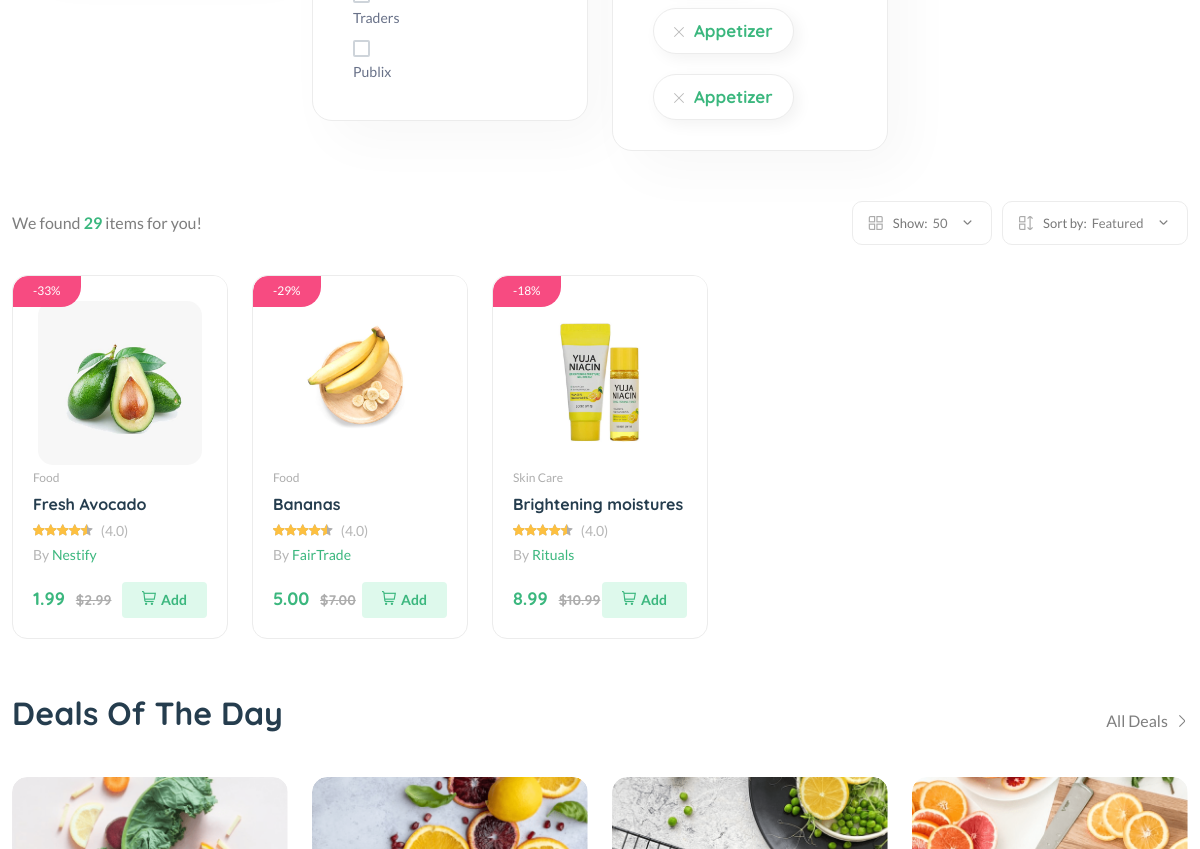
Before: /products/ (middle part) with the older database file.
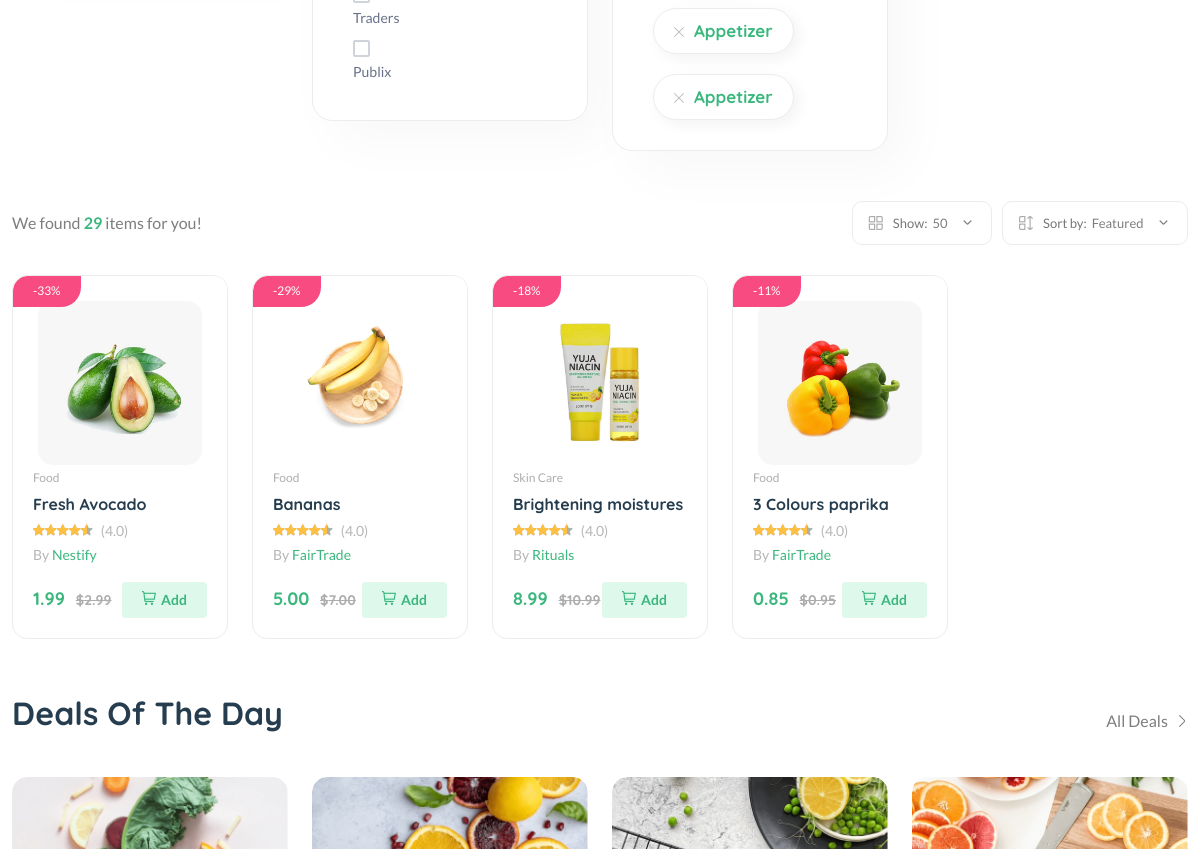
After: the same page with the newer database file.
### core/models.py (models this page shows, shortened)
class Product(models.Model):
    pid = ShortUUIDField(unique=True, length=10, max_length=20, alphabet="abcdefgh12345")
    user = models.ForeignKey(User, on_delete=models.SET_NULL, null=True)
    category = models.ForeignKey(Category, on_delete=models.SET_NULL, null=True, related_name="category")
    vendor = models.ForeignKey(Vendor, on_delete=models.SET_NULL, null=True)
    title = models.CharField(max_length=100, default="Fresh Pear")
    image = models.ImageField(upload_to=user_directory_path, default="product.jpg")
    description = models.TextField(null=True, blank=True, default="This is the product")
    price = models.DecimalField(max_digits=99999999, decimal_places=2, default="1.99")
    old_price = models.DecimalField(max_digits=99999999, decimal_places=2, default="2.99")
    specifications = models.TextField(null=True, blank=True)
    tags = models.ForeignKey(Category, related_name='tags', on_delete=models.SET_NULL, null=True)
    product_status = models.CharField(choices=STATUS, max_length=10, default="in_review")
    status = models.BooleanField(default=True)
    in_stock = models.BooleanField(default=True)
    featured = models.BooleanField(default=True)
    digital = models.BooleanField(default=False)
    sku = ShortUUIDField(unique=True, length=4, max_length=10, prefix="sku", alphabet="1234567890")
    date = models.DateTimeField(auto_now_add=True)
    updated = models.DateTimeField(null=True, blank=True)
    class Meta:
        verbose_name_plural = "Products"
    def get_percentage(self):
        new_price = 100 - (self.price / self.old_price) * 100
        return new_price

class Category(models.Model):
    cid = ShortUUIDField(unique=True, length=10, max_length=20, prefix="cat", alphabet="abcdefgh12345")
    title = models.CharField(max_length=100, default="Food")
    image = models.ImageField(upload_to="category", default="category.jpg")
    class Meta:
        verbose_name_plural = "Categories"

class Vendor(models.Model):
    vid = ShortUUIDField(unique=True, length=10, max_length=20, prefix="ven", alphabet="abcdefgh12345")
    title = models.CharField(max_length=100, default="Nestify")
    image = models.ImageField(upload_to=user_directory_path, default="vendor.jpg")
    description = models.TextField(null=True, blank=True, default="I am an Amazing Vendor")
    address = models.CharField(max_length=100, default="123 Main Street")
    contact = models.CharField(max_length=100, default="+123 (456) 789")
    chat_resp_time = models.CharField(max_length=100, default="100")
    shipping_on_time = models.CharField(max_length=100, default="100")
    authentic_rating = models.CharField(max_length=100, default="100")
    days_return = models.CharField(max_length=100, default="100")
    warranty_period = models.CharField(max_length=100, default="100")
    user = models.ForeignKey(User, on_delete=models.SET_NULL, null=True)
    class Meta:
        verbose_name_plural = "Vendors"

### core/views.py (the view)
# urls.py: path("products/", product_list_view, name="product-list"),
def product_list_view(request):
    products = Product.objects.filter(product_status="published")
    context = {
        "products": products,
    }
    return render(request, 'core/product-list.html', context)

### templates/core/product-list.html (shortened to what the changed rows need)
{% extends 'core/partials/base.html' %}
{% load static %}
{% block content %}
    <main class="main">
        <div class="container mb-30 mt-30">
            <div class="row">
                <div class="col-12">
                    <div class="row product-grid">
                        {% for p in products %}
                        <div class="col-lg-1-5 col-md-4 col-12 col-sm-6">
                            <div class="product-cart-wrap mb-30">
                                <div class="product-img-action-wrap">
                                    <div class="product-img product-img-zoom">
                                        <a href="shop-product-right.html">
                                            <img class="default-img" src="{{ p.image.url }}" alt="" />
                                        </a>
                                    </div>
                                    <div class="product-badges product-badges-position product-badges-mrg">
                                        <span class="hot">-{{ p.get_percentage|floatformat:0 }}%</span>
                                    </div>
                                </div>
                                <div class="product-content-wrap">
                                    <div class="product-category">
                                        <a href="shop-grid-right.html">{{ p.category.title }}</a>
                                    </div>
                                    <h2><a href="shop-product-right.html">{{ p.title }}</a></h2>
                                    <div class="product-rate-cover">
                                        <div class="product-rate d-inline-block">
                                            <div class="product-rating" style="width: 90%"></div>
                                        </div>
                                        <span class="font-small ml-5 text-muted"> (4.0)</span>
                                    </div>
                                    <div>
                                        <span class="font-small text-muted">By <a href="vendor-details-1.html">{{ p.vendor.title }}</a></span>
                                    </div>
                                    <div class="product-card-bottom">
                                        <div class="product-price">
                                            <span>{{ p.price }}</span>
                                            <span class="old-price">${{ p.old_price }}</span>
                                        </div>
                                        <div class="add-cart">
                                            <a class="add" href="shop-cart.html"><i class="fi-rs-shopping-cart mr-5"></i>Add </a>
                                        </div>
                                    </div>
                                </div>
                            </div>
                        </div>
                        {% endfor %}
                    </div>
                </div>
            </div>
        </div>
    </main>
{% endblock content %}

Changed rows visible on the page:
now on this page (row edited): Product: image (picture), get_percentage "11", category "Food", title "3 Colours paprika", vendor "FairTrade", price "0.85", old_price "0.95"
